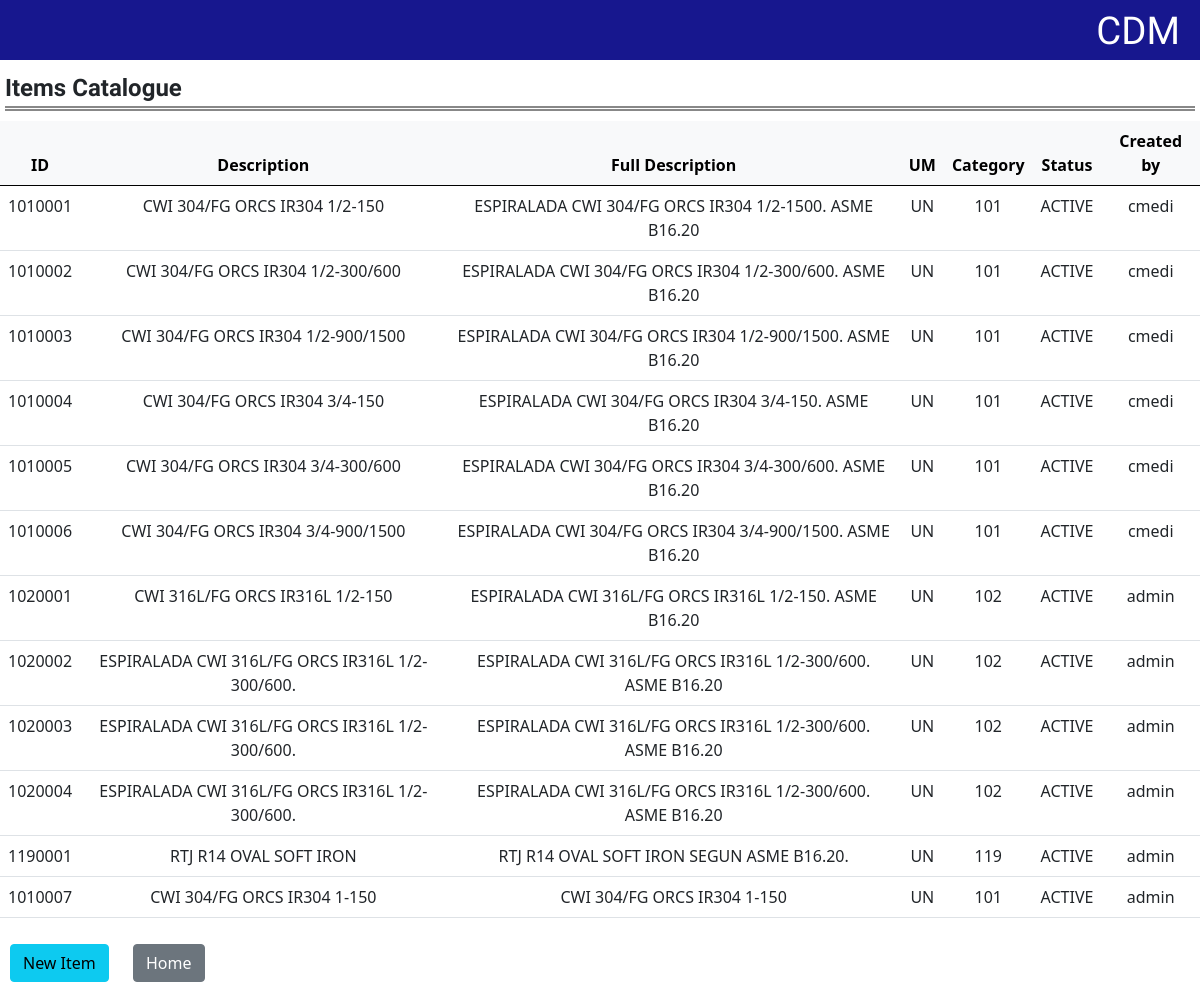
The page /get_items on the database its author committed.
### tables this page shows
CREATE TABLE items (id INTEGER NOT NULL UNIQUE, description TEXT NOT NULL, full_description TEXT, um TEXT NOT NULL DEFAULT UN, category_id INTEGER NOT NULL, status TEXT NOT NULL DEFAULT active, created_by TEXT, FOREIGN KEY (category_id) REFERENCES item_categories (id) ON DELETE RESTRICT, FOREIGN KEY (created_by) REFERENCES users (username) ON DELETE SET NULL);

### app.py (the view)
@app.route ("/get_items", methods = ["GET"])
def get_items():
    items = db.execute("SELECT * FROM items")
    return render_template("items.html", items=items)

### app.py (called while the page is built)
@app.after_request
def after_request(response):
    response.headers["Cache-Control"] = "no-cache, no-store, must-revalidate"
    response.headers["Expires"] = 0
    response.headers["Pragma"] = "no-cache"
    return response

### templates/items.html (shortened to what this page needs)
{% extends "layout.html" %}
{% block body %}
    <div class="page-title">Items Catalogue</div>
    <table class="table" style="text-align: center">
        <thead class="table-light">
            <tr>
                <th>ID</th>
                <th>Description</th>
                <th>Full Description</th>
                <th>UM</th>
                <th>Category</th>
                <th>Status</th>
                <th>Created by</th>
            </tr>
        </thead>
        <tbody>
            {% for item in items %}
            <tr>
                <td>{{ item["id"] }}</td>
                <td>{{ item["description"] }}</td>
                <td>{{ item["full_description"] }}</td>
                <td>{{ item["um"] }}</td>
                <td>{{ item["category_id"] }}</td>
                <td>{{ item["status"] }}</td>
                <td>{{ item["created_by"] }}</td>
            </tr>
            {% endfor %}
        </tbody>
    </table>
    <div>
        <form method="get" action="/create_item" style="display: inline-block; padding: 10px">
            <button class="btn btn-info" type="submit">New Item</button>
        </form>
        <form method="get" action="/" style="display: inline-block; padding: 10px">
            <button class="btn btn-secondary" type="submit">Home</button>
        </form>
    </div>
{% endblock %}

### static/style.css (style rules this page uses)
body { min-height: 100vh; }
.page-title { font-weight: bold; font-size: 1.5rem; margin: 10px 5px; font-family: 'Teko', sans-serif; text-align: left; border-bottom: 5px double #888; }

### rows shown on the page
items: id "1010001", description "CWI 304/FG ORCS IR304 1/2-150", full_description "ESPIRALADA CWI 304/FG ORCS IR304 1/2-1500. ASME B16.20", um "UN", category_id "101", status "ACTIVE", created_by "cmedi"
items: id "1010002", description "CWI 304/FG ORCS IR304 1/2-300/600", full_description "ESPIRALADA CWI 304/FG ORCS IR304 1/2-300/600. ASME B16.20", um "UN", category_id "101", status "ACTIVE", created_by "cmedi"
items: id "1010003", description "CWI 304/FG ORCS IR304 1/2-900/1500", full_description "ESPIRALADA CWI 304/FG ORCS IR304 1/2-900/1500. ASME B16.20", um "UN", category_id "101", status "ACTIVE", created_by "cmedi"
items: id "1010004", description "CWI 304/FG ORCS IR304 3/4-150", full_description "ESPIRALADA CWI 304/FG ORCS IR304 3/4-150. ASME B16.20", um "UN", category_id "101", status "ACTIVE", created_by "cmedi"
items: id "1010005", description "CWI 304/FG ORCS IR304 3/4-300/600", full_description "ESPIRALADA CWI 304/FG ORCS IR304 3/4-300/600. ASME B16.20", um "UN", category_id "101", status "ACTIVE", created_by "cmedi"
items: id "1010006", description "CWI 304/FG ORCS IR304 3/4-900/1500", full_description "ESPIRALADA CWI 304/FG ORCS IR304 3/4-900/1500. ASME B16.20", um "UN", category_id "101", status "ACTIVE", created_by "cmedi"
items: id "1020001", description "CWI 316L/FG ORCS IR316L 1/2-150", full_description "ESPIRALADA CWI 316L/FG ORCS IR316L 1/2-150. ASME B16.20", um "UN", category_id "102", status "ACTIVE", created_by "admin"
items: id "1020002", description "ESPIRALADA CWI 316L/FG ORCS IR316L 1/2-300/600.", full_description "ESPIRALADA CWI 316L/FG ORCS IR316L 1/2-300/600. ASME B16.20", um "UN", category_id "102", status "ACTIVE", created_by "admin"
items: id "1020003", description "ESPIRALADA CWI 316L/FG ORCS IR316L 1/2-300/600.", full_description "ESPIRALADA CWI 316L/FG ORCS IR316L 1/2-300/600. ASME B16.20", um "UN", category_id "102", status "ACTIVE", created_by "admin"
items: id "1020004", description "ESPIRALADA CWI 316L/FG ORCS IR316L 1/2-300/600.", full_description "ESPIRALADA CWI 316L/FG ORCS IR316L 1/2-300/600. ASME B16.20", um "UN", category_id "102", status "ACTIVE", created_by "admin"
items: id "1190001", description "RTJ R14 OVAL SOFT IRON", full_description "RTJ R14 OVAL SOFT IRON SEGUN ASME B16.20.", um "UN", category_id "119", status "ACTIVE", created_by "admin"
items: id "1010007", description "CWI 304/FG ORCS IR304 1-150", full_description "CWI 304/FG ORCS IR304 1-150", um "UN", category_id "101", status "ACTIVE", created_by "admin"
